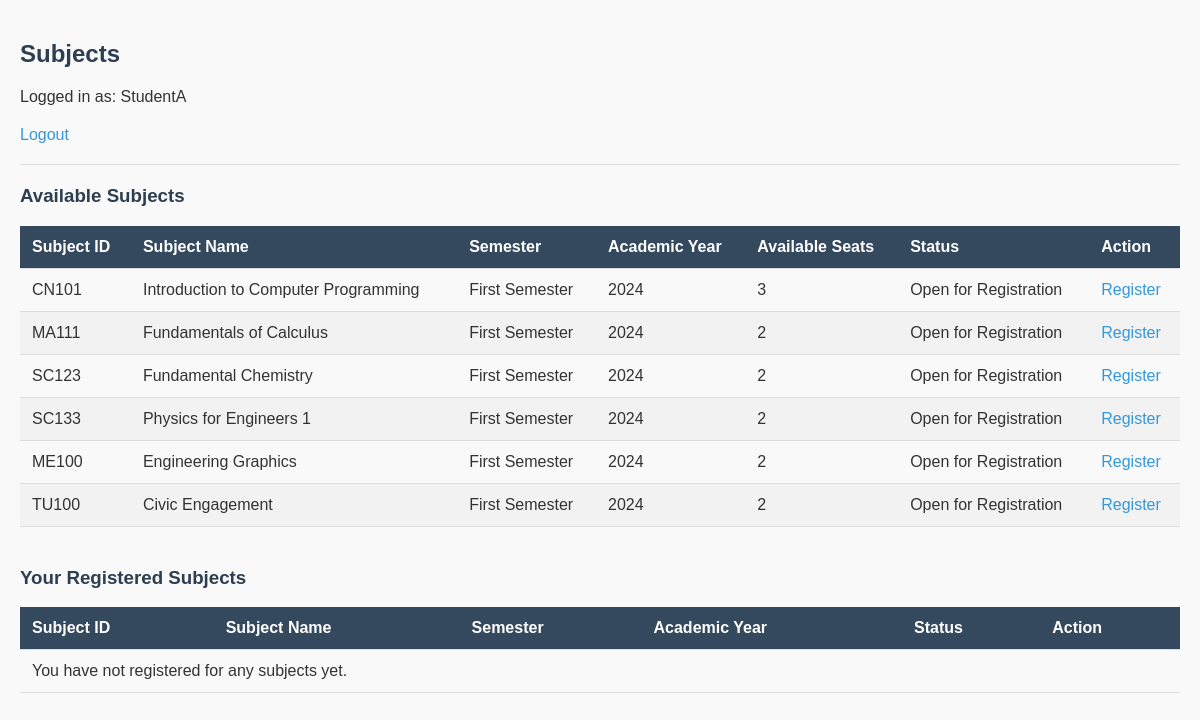
Screenshot of /user/subjects/ (signed in) with the database file from the repository.
### subjectreg/models.py (models this page shows, shortened)
class Subject(models.Model):
    SEMESTER_CHOICES = [
        ('1', 'First Semester'),
        ('2', 'Second Semester'),
        ('3', 'Summer Semester'),
    ]
    subject_id = models.CharField(max_length=10, unique=True)
    name = models.CharField(max_length=100)
    semester = models.CharField(max_length=1, choices=SEMESTER_CHOICES)
    academic_year = models.CharField(max_length=9)
    max_students = models.PositiveIntegerField()
    open_for_registration = models.BooleanField(default=True)

### user/views.py (the view)
# urls.py: path('subjects/', views.subject_list, name='subject_list'),
@login_required
def subject_list(request):
    subjects = Subject.objects.all()  # Remove the filter to show all subjects
    user_subjects = UserSubject.objects.filter(user=request.user)
    registered_subjects = [us.subject for us in user_subjects]
    return render(request, 'subject_list.html', {
        'subjects': subjects,
        'registered_subjects': registered_subjects
    })

### user/templates/subject_list.html (shortened to what this page needs)
<!DOCTYPE html>
<html lang="en">
<head>
</head>
<body>
    <h2>Subjects</h2>
    <p>Logged in as: {{ request.user.username }}</p>
    <a href="{% url 'user_logout' %}">Logout</a>
    <hr>
    <h3>Available Subjects</h3>
    <table>
        <thead>
            <tr>
                <th>Subject ID</th>
                <th>Subject Name</th>
                <th>Semester</th>
                <th>Academic Year</th>
                <th>Available Seats</th>
                <th>Status</th>
                <th>Action</th>
            </tr>
        </thead>
        <tbody>
            {% for subject in subjects %}
            <tr>
                <td>{{ subject.subject_id }}</td>
                <td>{{ subject.name }}</td>
                <td>{{ subject.get_semester_display }}</td>
                <td>{{ subject.academic_year }}</td>
                <td>{{ subject.max_students }}</td>
                <td>
                    {% if subject.max_students > 0 %}
                    Open for Registration
                    {% else %}
                    Full
                    {% endif %}
                </td>
                <td>
                    {% if subject in registered_subjects %}
                    <a href="{% url 'unregister_subject' subject.id %}">Unregister</a>
                    {% elif subject.max_students > 0 %}
                    <a href="{% url 'register_subject' subject.id %}">Register</a>
                    {% else %}
                    <button disabled>Registration Closed</button>
                    {% endif %}
                </td>
            </tr>
            {% endfor %}
        </tbody>
    </table>
    <h3>Your Registered Subjects</h3>
    <table>
        <thead>
            <tr>
                <th>Subject ID</th>
                <th>Subject Name</th>
                <th>Semester</th>
                <th>Academic Year</th>
                <th>Status</th>
                <th>Action</th>
            </tr>
        </thead>
        <tbody>
            {% if registered_subjects %}
            {% for subject in registered_subjects %}
            <tr>
                <td>{{ subject.subject_id }}</td>
                <td>{{ subject.name }}</td>
                <td>{{ subject.get_semester_display }}</td>
                <td>{{ subject.academic_year }}</td>
                <td>
                    {% if subject.max_students > 0 %}
                    Open for Registration
                    {% else %}
                    Full
                    {% endif %}
                </td>
                <td>
                    <a href="{% url 'unregister_subject' subject.id %}">Unregister</a>
                </td>
            </tr>
            {% endfor %}
            {% else %}
            <tr>
                <td colspan="6">You have not registered for any subjects yet.</td>
            </tr>
            {% endif %}
        </tbody>
    </table>
</body>
</html>

### user/templates/subject_list.html (style rules this page uses)
body { font-family: Arial, sans-serif; background-color: #f9f9f9; color: #333; margin: 0; padding: 20px; }
h2, h3 { color: #2c3e50; }
p { font-size: 1rem; margin-bottom: 20px; }
a { color: #3498db; text-decoration: none; }
hr { margin: 20px 0; border: none; height: 1px; background-color: #ddd; }
table { width: 100%; border-collapse: collapse; margin-bottom: 40px; }
th, td { padding: 12px; text-align: left; border-bottom: 1px solid #ddd; }
th { background-color: #34495e; color: white; }
tr:nth-child(even) { background-color: #f2f2f2; }

### rows the page displays
Subject: subject_id "CN101", name "Introduction to Computer Programming", semester "First Semester", academic_year "2024", max_students "3", shows "Open for Registration", shows "Register"
Subject: subject_id "MA111", name "Fundamentals of Calculus", semester "First Semester", academic_year "2024", max_students "2", shows "Open for Registration", shows "Register"
Subject: subject_id "SC123", name "Fundamental Chemistry", semester "First Semester", academic_year "2024", max_students "2", shows "Open for Registration", shows "Register"
Subject: subject_id "SC133", name "Physics for Engineers 1", semester "First Semester", academic_year "2024", max_students "2", shows "Open for Registration", shows "Register"
Subject: subject_id "ME100", name "Engineering Graphics", semester "First Semester", academic_year "2024", max_students "2", shows "Open for Registration", shows "Register"
Subject: subject_id "TU100", name "Civic Engagement", semester "First Semester", academic_year "2024", max_students "2", shows "Open for Registration", shows "Register"

### other values shown
{{ request.user.username }} "StudentA"
